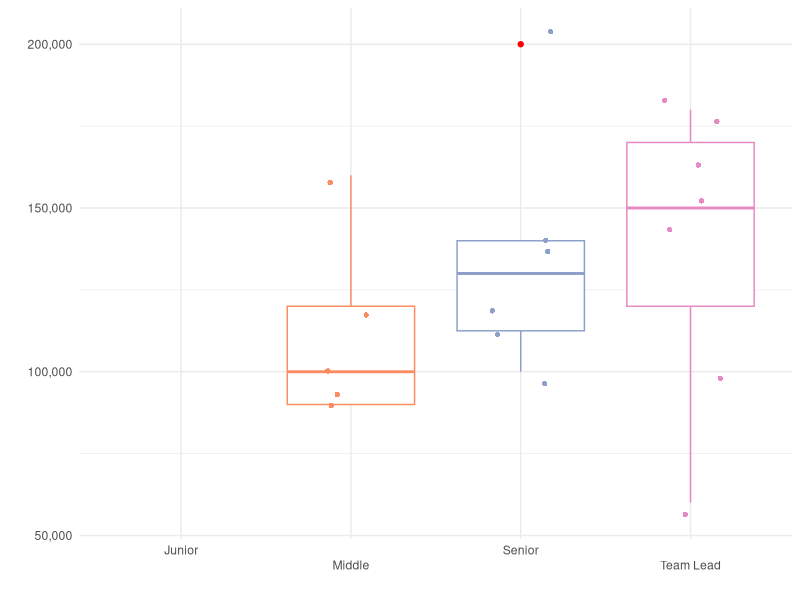
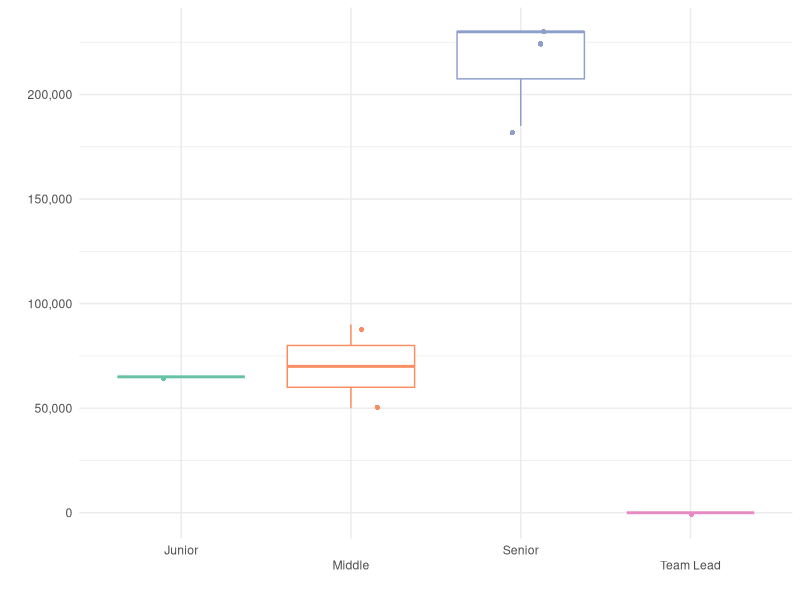

Source code (R) for these figures, in order:
## ---- chunk 1
#| warning: false
#| echo: false
library(tidyverse)
library(scales)
library(kableExtra)
a <- read_csv("3D_Motion_Resume_04.2024.csv")
## ---- chunk 2
#| warning: false
#| echo: false
p1 <- colSums(!is.na(a[1]))
p2 <- colSums(!is.na(a[2]))
p3 <- colSums(!is.na(a[3]))
p4 <- colSums(!is.na(a[4]))
p5 <- sum(a$Офис, na.rm = T)
p6 <- sum(a$Удалённо, na.rm = T)
p7 <- sum(a$Гибрид, na.rm = T)

p <- tibble("Junior" = p1, "Middle" = p2, "Senior" = p3, "Team Lead" = p4, "Офис" = p5, "Удалённо" = p6, "Гибрид" = p7)

kbl(p) |> 
  kable_material()
## ---- chunk 3
#| warning: false
#| echo: false
kbl(a) |> 
  kable_material(c("striped", "hover")) |> 
  kableExtra::scroll_box(height = "400px")
## ---- chunk 4
#| warning: false
#| echo: false
#| out-width: 100%
a1 <- a |> 
  select("Junior", "Middle", "Senior", "Team Lead")
  
a1 <- gather(a1)

ggplot(a1, mapping = aes(key, value, color = key)) +
  geom_boxplot(outlier.colour = "red", notch=FALSE) +
  geom_jitter(shape=16, position=position_jitter(0.2)) +
  facet_grid() +
  scale_color_brewer(palette="Set2") +
  theme_minimal() +
  labs(x = " ") +
  labs(y = " ") +
  scale_x_discrete(guide = guide_axis(n.dodge = 2)) +
  scale_y_continuous(labels = comma) +
  guides(color = FALSE)
## ---- chunk 5
#| warning: false
#| echo: false
#a <- drop_na(a, Junior, Middle, Senior, `Team Lead`)
knitr::kable(summary(a[1:4]))
## ---- chunk 6
#| warning: false
#| echo: false
junior <- read_csv("3D_Motion_Vacancy_Junior_04.2024.csv")
middle <- read_csv("3D_Motion_Vacancy_Middle_04.2024.csv")
senior <- read_csv("3D_Motion_Vacancy_Senior_04.2024.csv")
teamlead <- read_csv("3D_Motion_Vacancy_TeamLead_04.2024.csv")
## ---- chunk 7
#| warning: false
#| echo: false
kbl(junior) |> 
  kable_minimal("hover") |> 
  kableExtra::scroll_box(height = "400px")
## ---- chunk 8
#| warning: false
#| echo: false
kbl(middle) |> 
  kable_minimal() |> 
  kableExtra::scroll_box(height = "400px")
## ---- chunk 9
#| warning: false
#| echo: false
kbl(senior) |> 
  kable_minimal() |> 
  kableExtra::scroll_box(height = "400px")
## ---- chunk 10
#| warning: false
#| echo: false
kbl(teamlead) |> 
  kable_minimal() |> 
  kableExtra::scroll_box(height = "400px")
## ---- chunk 11
#| warning: false
#| echo: false
#| out-width: 100%

j1 <- gather(junior[ ,1])
m1 <- gather(middle[ ,1])
s1 <- gather(senior[ ,1])
t1 <- gather(teamlead[ ,1])

j1$key <- paste0("Junior")
m1$key <- paste0("Middle")
s1$key <- paste0("Senior")
t1$key <- paste0("Team Lead")

q <- rbind2(j1, m1, by="key", all.x=T, sort=F)
q1 <- rbind2(s1, t1, by="key", all.x=T, sort=F)
q2 <- rbind2(q, q1)

ggplot(q2, mapping = aes(key, value, color = key)) +
  geom_boxplot(outlier.colour = "red", notch=FALSE) +
  geom_jitter(shape=16, position=position_jitter(0.2)) +
  facet_grid() +
  scale_color_brewer(palette="Set2") +
  theme_minimal() +
  labs(x = " ") +
  labs(y = " ") +
  scale_x_discrete(guide = guide_axis(n.dodge = 2)) +
  scale_y_continuous(labels = comma) + 
  guides(color = FALSE)
## ---- chunk 12
#| warning: false
#| echo: false

j <- summary(j1[2])
m <- summary(m1[2])
s <- summary(s1[2])
t <- summary(t1[2])

vac <- tibble("Junior" = j, "Middle" = m, "Senior" = s, "Team Lead" = t)

kbl(vac) |> 
  kable_material() |> 
  kableExtra::scroll_box(height = "400px")
